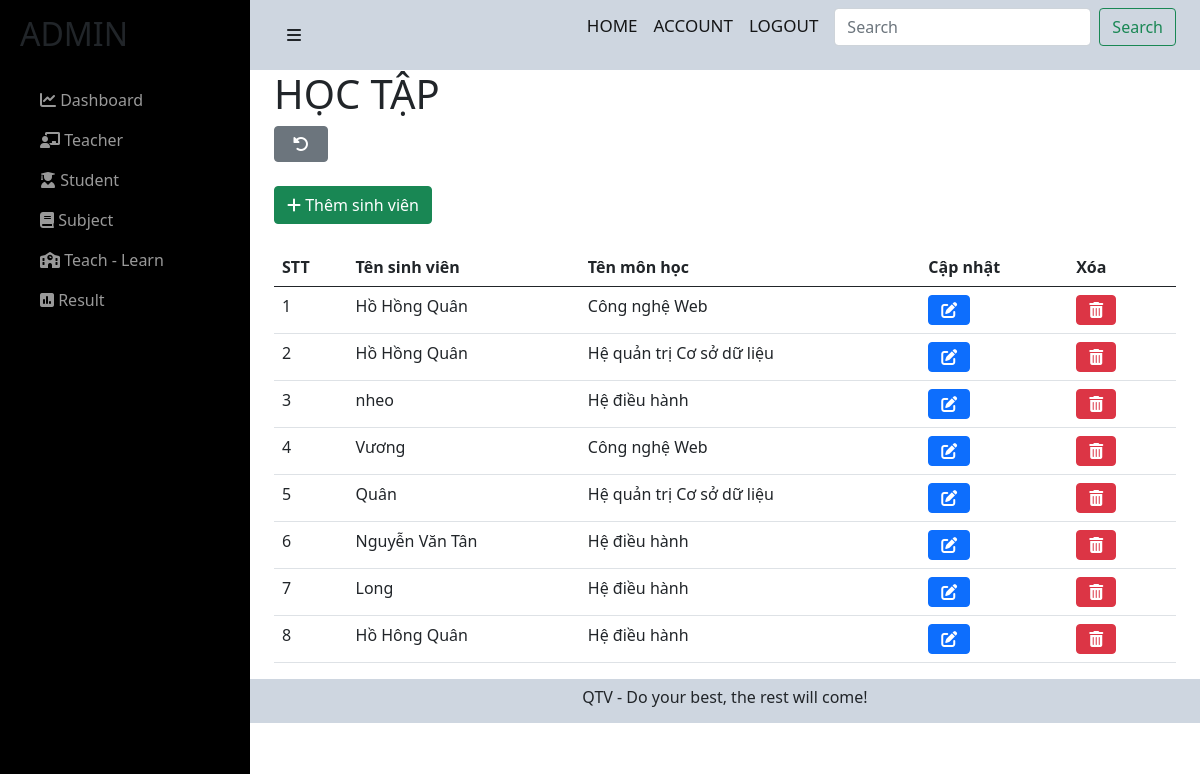
The page /admin/admin/learn.php (signed in) on the database its author committed.
### tables this page shows
CREATE TABLE `relationship` (
  `user_id` int(11) NOT NULL,
  `idMH` int(11) NOT NULL,
  `note` varchar(255) DEFAULT NULL
);

CREATE TABLE `users` (
  `user_id` int(11) NOT NULL,
  `user_name` varchar(255) NOT NULL,
  `user_avatar` varchar(255) DEFAULT NULL,
  `user_gioitinh` tinyint(4) NOT NULL,
  `user_birthday` date NOT NULL,
  `user_phone` varchar(255) NOT NULL,
  `user_email` varchar(255) NOT NULL,
  `user_pass` varchar(255) NOT NULL,
  `user_level` int(11) NOT NULL,
  `status` tinyint(4) NOT NULL,
  `code` varchar(255) NOT NULL,
  `code_forgot` varchar(255) NOT NULL
);

CREATE TABLE `monhoc` (
  `idMH` int(11) NOT NULL,
  `nameMH` varchar(255) NOT NULL,
  `TC` int(11) NOT NULL
);

### admin/admin/learn.php (the view, shortened to what this page needs)
<?php include('../../config/config.php');
?>
<link href="https://cdn.jsdelivr.net/npm/bootstrap@5.0.2/dist/css/bootstrap.min.css" rel="stylesheet">
<link rel="stylesheet" href="https://cdnjs.cloudflare.com/ajax/libs/font-awesome/6.0.0-beta2/css/all.min.css" />
<link rel="stylesheet" href="../../css/result-admin.css">
<div id="wrapper">
    <div id="sidebar-wrapper">
        <ul class="sidebar-nav">
            <li class="sidebar-brand">
                <h2>ADMIN</h2>
            </li>
            <li>
                <a href="index.php"><i class="fas fa-chart-line"></i> Dashboard</a>
            </li>
            <li>
                <a href="teacher.php"><i class="fas fa-chalkboard-teacher"></i> Teacher</a>
            </li>
            <li>
                <a href="student.php"><i class="fas fa-user-graduate"></i> Student</a>
            </li>
            <li>
                <a href="subject.php"><i class="fas fa-book"></i> Subject</a>
            </li>
            <li>
                <a href="learn-teach-admin.php"><i class="fas fa-school"></i> Teach - Learn</a>
            </li>
            <li>
                <a href="result-admin.php"><i class="fas fa-poll"></i> Result</a>
            </li>
        </ul>
    </div>
    <div id="page-content-wrapper">
        <div class="container-fluid">
            <div class="row">
                <div class="col-lg-12">
                    <nav class="navbar navbar-light">
                        <div class="container-fluid">
                            <a href="#menu-toggle" class="btn btn-default" id="menu-toggle"><i class="fas fa-bars"></i></a>
                            <form class="d-flex">
                                <a href="" class="navbar-brand">HOME</a>
                                <a href="" class="navbar-brand">ACCOUNT</a>
                                <a href="../../login/logout.php" class="navbar-brand">LOGOUT</a>
                                <input class="form-control me-2" type="search" placeholder="Search" aria-label="Search">
                                <button class="btn btn-outline-success" type="submit">Search</button>
                            </form>
                        </div>
                    </nav>
                    <div class="container">
                        <h1>HỌC TẬP</h1><a href="./learn-teach-admin.php"><button style="padding:1% 2%;" type="button" class="btn btn-secondary text-white me-2"><i class="fas fa-undo-alt"></i></button></a>
                        <br>
                        <br>
                        <a href="./add-learn-admin.php"><button type="button" class="btn btn-success text-white me-2"><i class="fas fa-plus"></i> Thêm sinh viên</button></a>
                        <br><br>
                        <table class="table">
                            <thead>
                                <tr>
                                    <th scope="col">STT</th>
                                    <th scope="col">Tên sinh viên</th>
                                    <th scope="col">Tên môn học</th>
                                    <th scope="col">Cập nhật</th>
                                    <th scope="col">Xóa</th>
                                </tr>
                            </thead>
                            <tbody>
                                <?php
                                $sql = "SELECT * from relationship where note = 0";
                                $res = mysqli_query($conn, $sql);
                                $sn = 1;
                                if ($res == true) {
                                    while ($row = mysqli_fetch_assoc($res)) {
                                        $user_id = $row['user_id'];
                                        $idMH = $row['idMH'];
                                        $sql3 = "SELECT * FROM users WHERE user_id = '$user_id'";
                                        $res3 = mysqli_query($conn, $sql3);
                                        $row3 = mysqli_fetch_assoc($res3);
                                        $sql2 = "SELECT * FROM monhoc WHERE idMH = '$idMH'";
                                        $res2 = mysqli_query($conn, $sql2);
                                        $row2 = mysqli_fetch_assoc($res2);
                                ?>
                                        <tr>
                                            <td><?php echo $sn++ ?></td>
                                            <td><?php echo $row3['user_name']; ?></td>
                                            <td><?php echo $row2['nameMH']; ?></td>
                                            <td>
                                                <a href="./upd-learn-admin.php?user_id=<?php echo $user_id ?>"><button type="button" class="btn btn-primary text-white me-2"><i class="fas fa-edit"></i></button></a>
                                            </td>
                                            <td>
                                                <a href="./del-learn-admin.php?user_id=<?php echo $user_id ?>"><button type="button" class="btn btn-danger text-white me-2"><i class="fas fa-trash-alt"></i></button></a>
                                            </td>
                                        </tr>
                                <?php
                                    }
                                }
                                ?>
                            </tbody>
                        </table>
                    </div>
                </div>
            </div>
        </div>
    </div>
    <footer>
        <p class="ftr text-center">
            QTV - Do your best, the rest will come!
        </p>
    </footer>
</div>

### css/result-admin.css (style rules this page uses)
.row>* { padding : 0; }
#wrapper { padding-left: 0; -webkit-transition: all 0.5s ease; -moz-transition: all 0.5s ease; -o-transition: all 0.5s ease; transition: all 0.5s ease; }
.navbar-brand { font-size:17px; font-weight:500; }
#page-content-wrapper { padding: 50px; position: relative; }
#sidebar-wrapper { z-index: 1000; position: fixed; left: 250px; width: 0; height: 100%; margin-left: -250px; overflow-y: auto; background: #000; -webkit-transition: all 0.5s ease; -moz-transition: all 0.5s ease; -o-transition: all 0.5s ease; transition: all 0.5s ease; }
#page-content-wrapper { width: 100%; position: absolute; padding: 15px; }
.sidebar-nav { position: absolute; top: 0; width: 250px; margin: 0; padding: 0; list-style: none; }
.sidebar-nav li { text-indent: 20px; line-height: 40px; }
.sidebar-nav li a { display: block; text-decoration: none; color: #999999; }
.sidebar-nav > .sidebar-brand { height: 65px; font-size: 18px; line-height: 60px; margin-top: 15px; }
@media (min-width:768px) { #wrapper { padding-left: 250px; } }
@media (min-width:768px) { #sidebar-wrapper { width: 250px; } }
@media (min-width:768px) { #page-content-wrapper { padding: 0; position: relative; } }
.navbar, .ftr { background-color: #ced6e0; }
.ftr { height:44px; margin-bottom: 0; padding-top:6px; }
.container { min-height: 521px; }

### rows shown on the page
relationship: user.user_name "Hồ Hồng Quân", idMH.nameMH "Công nghệ Web"
relationship: user.user_name "Hồ Hồng Quân", idMH.nameMH "Hệ quản trị Cơ sở dữ liệu"
relationship: user.user_name "nheo", idMH.nameMH "Hệ điều hành"
relationship: user.user_name "Vương", idMH.nameMH "Công nghệ Web"
relationship: user.user_name "Quân", idMH.nameMH "Hệ quản trị Cơ sở dữ liệu"
relationship: user.user_name "Nguyễn Văn Tân", idMH.nameMH "Hệ điều hành"
relationship: user.user_name "Long", idMH.nameMH "Hệ điều hành"
relationship: user.user_name "Hồ Hông Quân", idMH.nameMH "Hệ điều hành"
